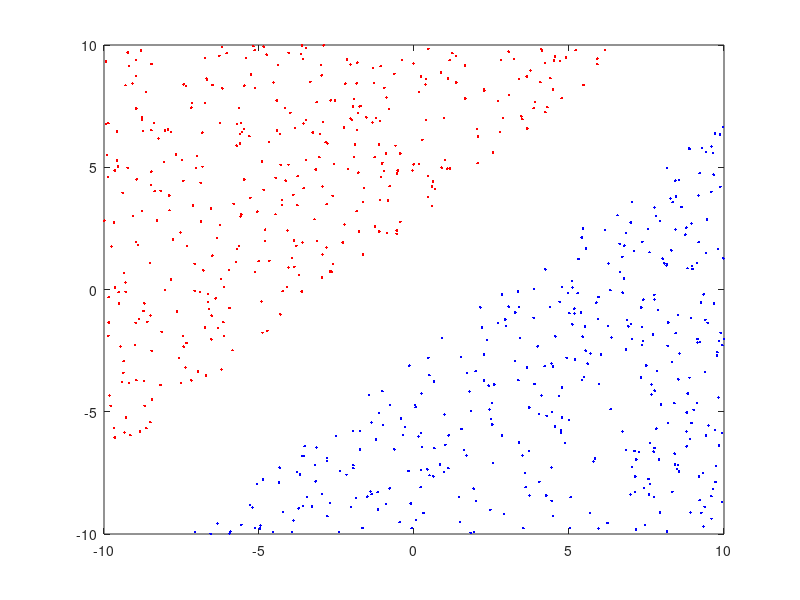

Source code (MATLAB): (Note: this script raises an error after producing the figure.)
clc
close all
n = 1000;
x1 = rand(n,1).*20-10;
x2 = rand(n,1).*20-10;

w=[-1 1 0];
dist = (w(1).*x1 + w(2).*x2 + w(3))./sqrt(w(1).^2+w(2).^2);

% ####### eliminar pontos da dist ########
indice = find(abs(dist)<2);             % Encontrar os pontos a distancia de 2 
x1(indice) = [];
x2(indice) = [];
dist(indice) = [];

n=length(x1);       %numero de pontos sobrantes apos a eliminação daqueles  
                    %que estavam distanciados a menos de 2 da reta
% ###############

%dist = (w(1).*x1 + w(2).*x2 + w(3))./sqrt(w(1).^2+w(2).^2);
    
d = dist>0;             % Valores da classe a que pertence os pontos (0;1)

figure(1);
plot(x1(d),x2(d), 'r.',x1(~d),x2(~d), 'b.');


% Fase de treino
niter = 100;            % Numero de iterações máximo
w0 = randn(1,3);        % Pesos iniciais do plano separador
m=0.01;                 % Fator de aprendizagem
li = [0.1,10];          % Intervalo do parametro lambda da função sigmoidal
                        % Começa com lambda = 0.5 e termina com lambda =
                        % 10;
                        
[W,E] = train_sigmf_classifier(niter,[x1 x2 ones(n,1)], dist, w0,m,li);

% Testar o resultado da aprendizagem
wx = w(1).*x1 + w(2).*x2 + w(3);
%a = sigmf(wx,[10,0]);
a=1./(1+exp(-10.*wx));
figure(2);
plot3(x1,x2,a,'.');
box on; grid on;

figure(3);
i=a>0.5;
plot(x1(i),x2(i),'r.',x1(~i),x2(~i),'.b');

figure(4);
bar(E);

function [w,E] = train_sigmf_classifier(niter,x,d, w0,m,li)
% Função de treino do classificador sigmoidal
    E = zeros(niter,1);     % Regista o erro em cada iteração
    w=w0;                   % Pesos iniciais
    n=size(x,1);
    
    for ni=1:niter
        alfa = (ni-1)./(niter-1);
        L= li(1).*(1-alfa)+li(2)*alfa;
        wx = w(1).*x(:,1) + w(2).*x(:,2) + w(3);
        a = 1./(1+exp(-L.*wx));
        da_dw = L.*a.*(1-a).*x;
        
        % Adaptação dos pesos (W)
        w = w+m*2/n*(d-a)'*da_dw;
        
        % Calcular o erro de aproximação
        a = 1./(1+exp(-L.*wx'));
        E(ni) = (d-a)'*(d-a)./n;
        fprintf('\n (%d) Erro=%d', ni, E(ni));
        
    end
end